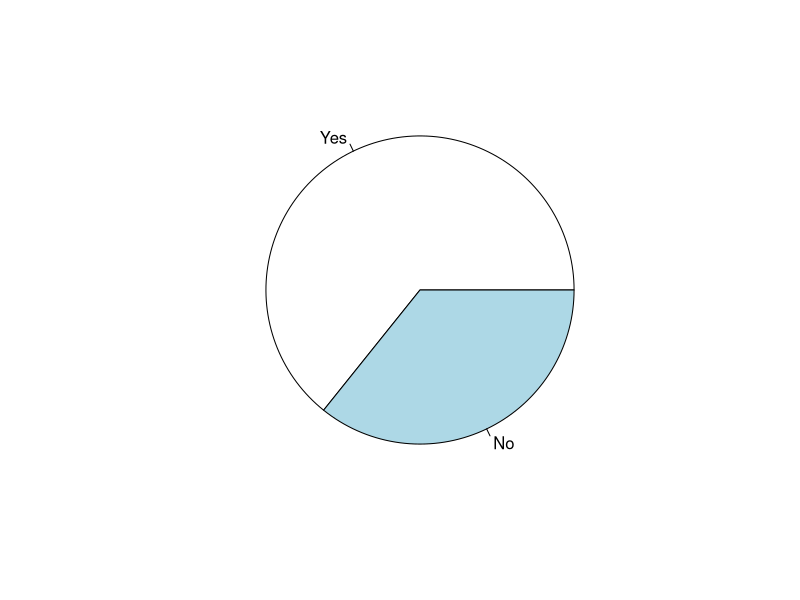
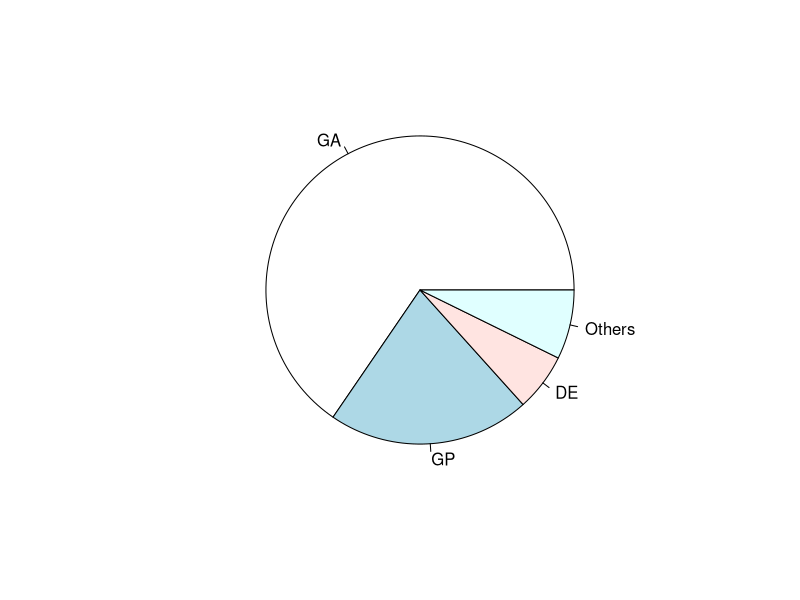
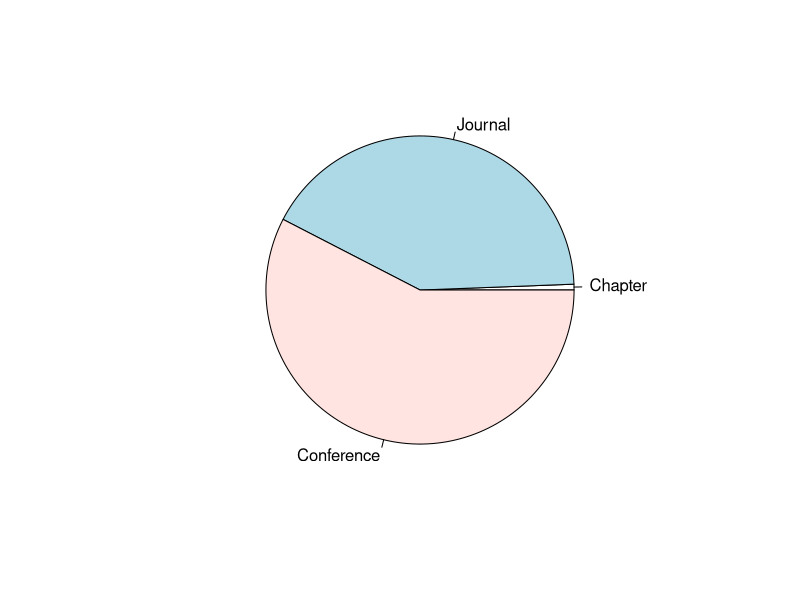

Here is the R script that generated these plots, in order:
slices <- c(106, 59)
lbls <- c("Yes", "No")
pie(slices, labels = lbls)


slices <- c(108, 35,10,12)
lbls <- c("GA", "GP","DE","Others")
pie(slices, labels = lbls)


slices <- c(1, 69,95)
lbls <- c("Chapter", "Journal","Conference")
pie(slices, labels = lbls)
